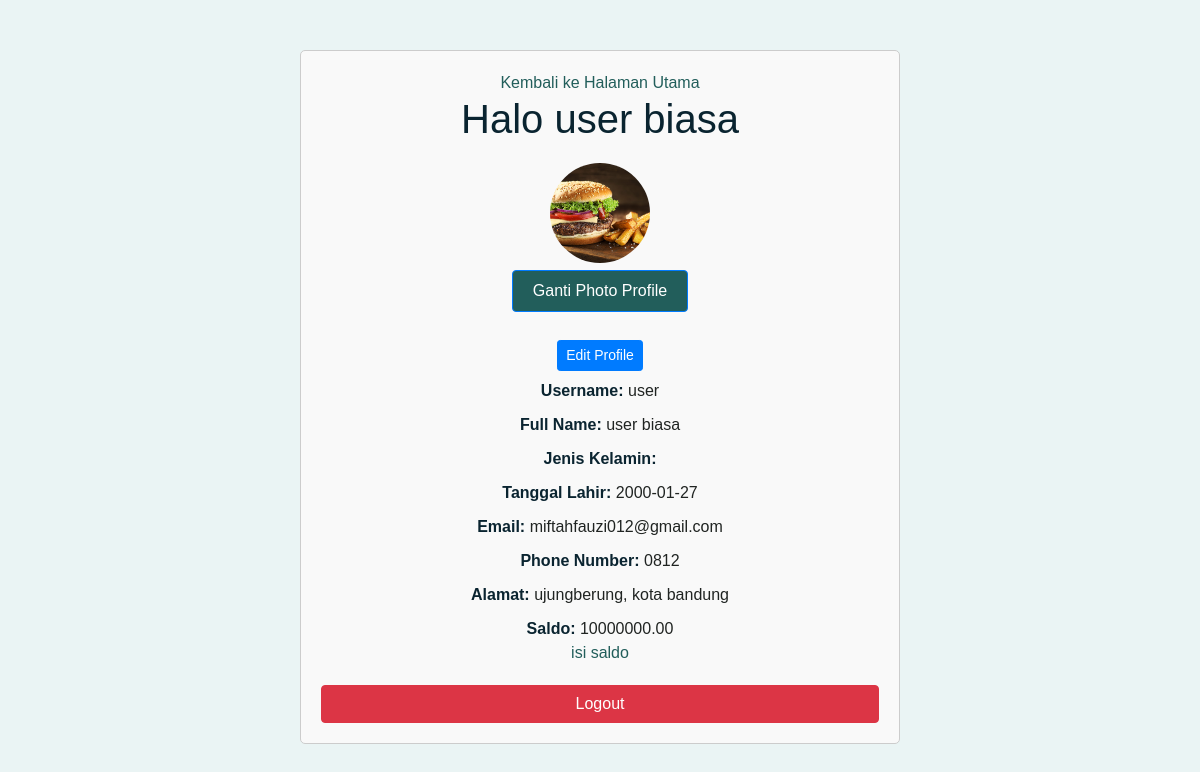
The app's page /profile.php (signed in) with its own data.
### tables this page shows
CREATE TABLE `users` (
  `user_id` int NOT NULL,
  `username` varchar(50) NOT NULL,
  `password` varchar(255) NOT NULL,
  `full_name` varchar(100) NOT NULL,
  `email` varchar(100) NOT NULL,
  `phone_number` varchar(20) NOT NULL,
  `address` varchar(255) NOT NULL,
  `balance` decimal(10,2) NOT NULL DEFAULT '0.00',
  `created_at` timestamp NOT NULL DEFAULT CURRENT_TIMESTAMP,
  `updated_at` timestamp NOT NULL DEFAULT CURRENT_TIMESTAMP ON UPDATE CURRENT_TIMESTAMP,
  `tgl_lahir` date DEFAULT NULL,
  `jenis_kelamin` varchar(10) DEFAULT NULL,
  `img_profile` varchar(255) DEFAULT NULL,
  `role` varchar(50) DEFAULT NULL
);

### profile.php (the view, shortened to what this page needs)
<?php
include 'config.php';
$defaultImage = 'img/users/default.png';
if (empty($image)) {
    $image = $defaultImage;
}
$conn = mysqli_connect($servername, $username, $password, $dbname);
$username = $_SESSION['username'];
$sql = "SELECT * FROM users WHERE username = '$username'";
$result = mysqli_query($conn, $sql);
if (mysqli_num_rows($result) > 0) {
    $row = mysqli_fetch_assoc($result);
    $user_id = $row['user_id'];
    $username = htmlspecialchars($row['username']);
    $full_name = htmlspecialchars($row['full_name']);
    $email = htmlspecialchars($row['email']);
    $phone_number = htmlspecialchars($row['phone_number']);
    $address = htmlspecialchars($row['address']);
    $balance = htmlspecialchars($row['balance']);
    $kelamin = $row['jenis_kelamin'];
    $tgl_lahir = $row['tgl_lahir'];
    $image = $row['img_profile'];
} else {
    echo "Data pengguna tidak ditemukan.";
    exit();
}
?>
<!DOCTYPE html>
<html>
<head>
    <link rel="stylesheet" href="https://stackpath.bootstrapcdn.com/bootstrap/4.5.2/css/bootstrap.min.css">
    <link rel="stylesheet" href="css/profile.css">
</head>
<body>
    <div class="container">
        <div class="profile-container">
            <a href="index.php" class="back-link">Kembali ke Halaman Utama</a>
            <h1>Halo <?php echo $full_name; ?></h1>
            <div class="profile-img">
                <?php if (!empty($image)) { ?>
                    <img src="<?php echo 'img/users/' . $image; ?>" class="img-profile" id="profileImage">
                <?php } else { ?>
                    <img src="img/users/default.png" class="img-profile" id="profileImage">
                <?php } ?>
            </div>
            <form action="" method="POST" enctype="multipart/form-data">
                <div class="upload-container">
                    <label for="uploadFile" class="btn btn-primary">Ganti Photo Profile</label>
                </div>
            </form>
            <div class="profile-info">
                <a href="edit_profile.php?user_id=<?php echo $user_id; ?>" class="btn btn-primary btn-sm mb-2">Edit Profile</a>
                <p><strong>Username:</strong> <?php echo $username; ?></p>
                <p><strong>Full Name:</strong> <?php echo $full_name; ?></p>
                <p><strong>Jenis Kelamin:</strong> <?php echo $kelamin; ?></p>
                <p><strong>Tanggal Lahir:</strong> <?php echo $tgl_lahir; ?></p>
                <p><strong>Email:</strong> <?php echo $email; ?></p>
                <p><strong>Phone Number:</strong> <?php echo $phone_number; ?></p>
                <p><strong>Alamat:</strong> <?php echo $address; ?></p>
                <p><strong>Saldo:</strong> <?php echo $balance; ?><br><a href="#"> isi saldo</a></p>
            </div>
            <a class="btn btn-danger logout-link" href="logout.php">Logout</a>
        </div>
    </div>
</body>
</html>

### css/profile.css (style rules this page uses)
:root { --blue: #225e5b; --dark-blue: #0a2430; --dark-grey: #202422; --ijosangatgelap: #548570; --ijogelap: #6b9080; --ijoagakterang: #a4c3b2; --ijosetengahterang: #cce3de; --ijoterang: #eaf4f4; --ijopalingterang: #f6fff8; }
* { margin: 0; padding: 0; box-sizing: border-box; }
body { font-family: Arial, sans-serif; background-color: var(--ijoterang); animation: fadeInAnimation ease 1.3s; }
h1 { text-align: center; margin-bottom: 20px; color: var(--dark-blue); }
form { margin-bottom: 20px; }
.upload-container { text-align: center; margin-bottom: 20px; }
.upload-container label { display: inline-block; padding: 8px 20px; background-color: var(--blue); color: #fff; cursor: pointer; border-radius: 4px; transition: background-color 0.3s ease; }
p { margin-bottom: 10px; color: var(--dark-grey); }
strong { color: var(--dark-blue); }
a { text-decoration: none; color: var(--blue); transition: color 0.3s ease; }
.profile-container { max-width: 600px; margin: 50px auto; padding: 20px; border: 1px solid #ccc; border-radius: 5px; background-color: #f9f9f9; }
.profile-container h1 { margin-bottom: 20px; text-align: center; }
.profile-container { text-align: center; }
.profile-img { display: inline-block; width: 100px; height: 100px; overflow: hidden; border-radius: 50%; }
.img-profile { display: block; width: 100%; height: 100%; object-fit: cover; }
.profile-container .upload-container { text-align: center; margin-bottom: 20px; }
.profile-container .profile-info { margin-bottom: 20px; }
.profile-container .profile-info p { margin-bottom: 10px; }
.profile-container .logout-link { display: block; text-align: center; }

### records on screen
users: full_name "user biasa", img_profile (placeholder picture), username "user", tgl_lahir "2000-01-27", email "miftahfauzi012@gmail.com", phone_number "0812", address "ujungberung, kota bandung", balance "10000000.00"
